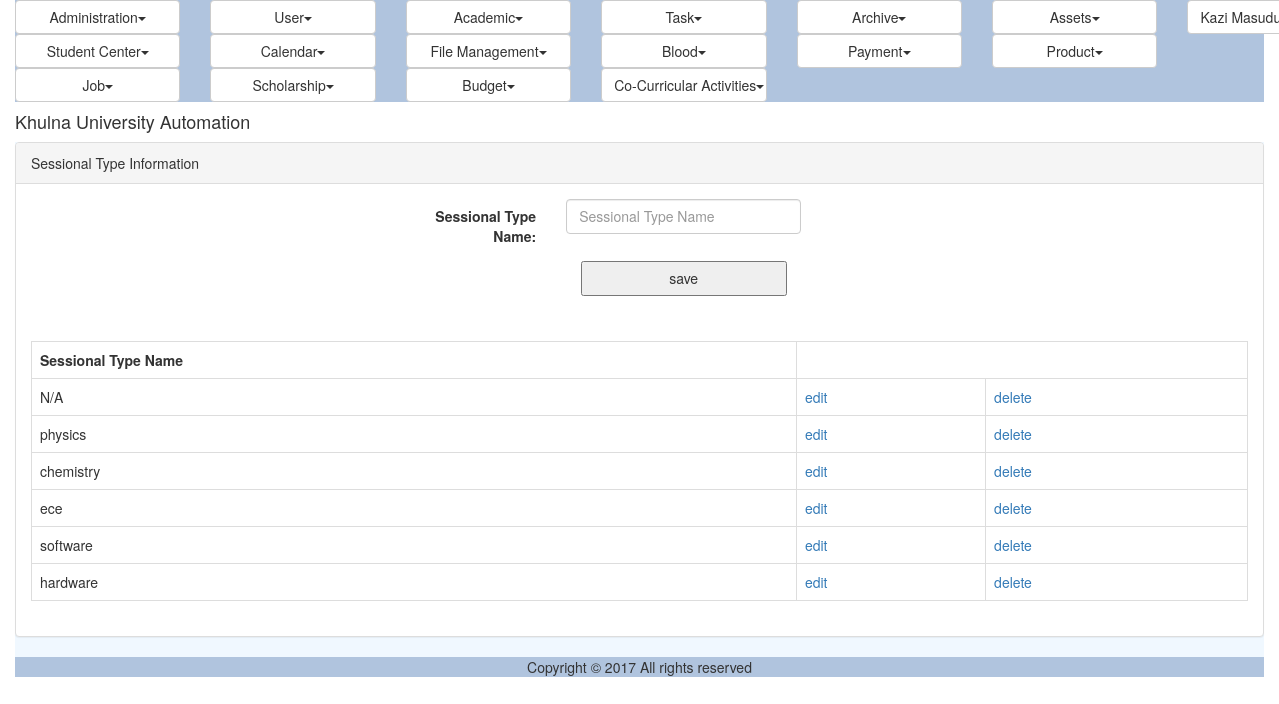
/course_sessional_type.php (signed in), run on the app's committed database.
### tables this page shows
CREATE TABLE IF NOT EXISTS `reg_course_sessional_type` (
  `ID` varchar(40) NOT NULL,
  `Name` varchar(50) NOT NULL,
  PRIMARY KEY (`ID`)
);

### util/class.util.inc (called while the page is built, shortened)
<?php
class ConfigUtil implements I_DBConfig, I_LogConfig, I_LanguageConfig{
	public static $s_instance;
	private $_host;
	private $_username;
	private $_password;
	private $_database;
	public static function getInstance() {
		if(!self::$s_instance) {
			self::$s_instance = new self();
		}
		return self::$s_instance;
	}
	private function readConfig(){
		$this->_ini_array = parse_ini_file(CONFIG.'system.ini');
		$this->_host =	$this->_ini_array['db_host'];
		$this->_username = $this->_ini_array['db_username'];
		$this->_password = $this->_ini_array['db_password'];
		$this->_database = $this->_ini_array['db_database'];
	}
	public function getDBHost(){
		return $this->_host;
	}
	public function getDBUserName(){
		return $this->_username;
	}
	public function getDBPassword(){
		return $this->_password;
	}
	public function getDBName(){
		return $this->_database;
	}
}
class DBUtil implements I_DBUtil {
	private static $s_instance;
	private $_host;
	private $_username;
	private $_password;
	private $_database;
	protected $_connection;
	protected $_result;
	public static function getInstance() {
		if(!self::$s_instance) {
			self::$s_instance = new self();
		}
		return self::$s_instance;
	}
	private function readDBConfig(){
		$_config = ConfigUtil::getInstance();
		$this->_host = $_config->getDBHost();
		$this->_username = $_config->getDBUserName();
		$this->_password = $_config->getDBPassword();
		$this->_database = $_config->getDBName();
	}
	private function setConnection(){
		$this->_connection = new mysqli($this->_host, $this->_username,
			$this->_password, $this->_database);
	}
	public function doQuery($sql) {
		$this->_result = $this->_connection->query($sql) or die(mysqli_error($this->_connection));
		return $this->_result;
	}
	public function getNumRows() {
		$this->_numRows = mysqli_num_rows($this->_result);
		return $this->_numRows;
	}
	public function getAllRows() {
		$rows = array();
		for($x = 0; $x < $this->getNumRows(); $x++) {
			$rows[] = mysqli_fetch_assoc($this->_result);
		}
		return $rows;
	}
}
class LogUtil{
	private static $s_instance;
	public static function getInstance(){
		if(!self::$s_instance) {
			self::$s_instance = new self();
		}
		return self::$s_instance;
	}
}
class LangUtil{
	private static $s_instance;
	public static function getInstance() {
		if(!self::$s_instance) {
			self::$s_instance = new self();
		}
		return self::$s_instance;
	}
}
?>

### modules/registration/ui/blade/view.course_sessional_type.blade.inc (called while the page is built, shortened)
<?php
include_once UTILITY.'class.util.inc';
include_once MODULES_REGISTRATION.'bao/class.course_sessional_typebao.inc';
$_SessionalTypeBAO = new SessionalTypeBAO();
?>

### modules/registration/bao/class.course_sessional_typebao.inc (called while the page is built, shortened)
<?php
include_once UTILITY.'class.util.inc';
include_once MODULES_REGISTRATION.'dao/class.course_sessional_typedao.inc';
Class SessionalTypeBAO{
	private $_SessionalTypeDAO;
	public function __construct(){
		$this->_SessionalTypeDAO = new SessionalTypeDAO();
	}
	public function getAllSessionalTypes(){
		$Result = $this->_SessionalTypeDAO->getAllSessionalTypes();
		return $Result;
	}
}
?>

### modules/registration/dao/class.course_sessional_typedao.inc (called while the page is built, shortened)
<?php
include_once COMMON.'class.common.inc';
include_once COMMON.'class.common.course.inc';
include_once UTILITY.'class.util.inc';
Class SessionalTypeDAO{
	private $_DB;
	public function __construct(){
		$this->_DB = DBUtil::getInstance();
	}
	public function getAllSessionalTypes(){
		$SessionalTypeList = array();
		$this->_DB->doQuery("SELECT * FROM reg_course_sessional_type");
		$rows = $this->_DB->getAllRows();
		for($i = 0; $i < sizeof($rows); $i++) {
			$row = $rows[$i];
			$this->_SessionalType = new SessionalType();
		    $this->_SessionalType->setID ( $row['ID']);
		    $this->_SessionalType->setName( $row['Name'] );
		    $SessionalTypeList[]=$this->_SessionalType;
		}
		$Result = new Result();
		$Result->setIsSuccess(1);
		$Result->setResultObject($SessionalTypeList);
		return $Result;
	}
}
?>

### common/class.common.inc (called while the page is built, shortened)
<?php
class Result{
    private $_IsSuccess=0;
    private $_ResultObject;
    public function setIsSuccess($IsSuccess){
        $this->_IsSuccess = $IsSuccess;
    }
    public function getIsSuccess(){
        return $this->_IsSuccess;
    }
    public function setResultObject($ResultObject){
        $this->_ResultObject = $ResultObject;
    }
    public function getResultObject(){
        return $this->_ResultObject;
    }
}
?>

### common/class.common.course.inc (called while the page is built, shortened)
<?php
class SessionalType
{
    private $_ID;
    private $_Name;
    public function setID ( $ID ) {
        $this->_ID = $ID;
    }
    public function getID () {
        return $this->_ID;
    }
    public function setName ( $Name ) {
        $this->_Name = $Name;
    }
    public function getName () {
        return $this->_Name;
    }
}
?>

### modules/registration/ui/view.course_sessional_type.inc (the view)
<?php
include_once 'blade/view.course_sessional_type.blade.inc';
include_once COMMON.'class.common.inc';
include_once COMMON.'class.common.course.inc';
?>
<div class="panel panel-default">
    <div class="panel-heading">Sessional Type Information</div>
    <div class="panel-body">
	<div id="form">
		<form method="post" class="form-horizontal">
			<div class="form-group">
          	<label class="control-label col-sm-4" for="txtName">Sessional Type Name:</label>
          	<div class="col-sm-6">
			<input type="text" name="txtName" class="form-control"  placeholder="Sessional Type Name" value="<?php
				if(isset($_GET['edit'])) echo $getROW->getName();  ?>"required />
			</div>
			</div>
	        <div class="form-group">
              <div class="col-sm-offset-2 col-sm-10">
						<?php
						if(isset($_GET['edit']))
						{
							?>
							<button type="submit" name="update">update</button>
							<?php
						}
						else
						{
							?>
							<button type="submit" name="save">save</button>
							<?php
						}
						?>
				</div>
			</div>
		</form>
	</div>
	</div>
	<div class="panel-body">
	<table class="table table-bordered">
	<?php
	$Result = $_SessionalTypeBAO->getAllSessionalTypes();
	if($Result->getIsSuccess()){
		$SessionalTypeList = $Result->getResultObject();
	?>
		<tr>
			<th>Sessional Type Name</th>
		</tr>
		<?php
		for($i = 0; $i < sizeof($SessionalTypeList); $i++) {
			$SessionalType = $SessionalTypeList[$i];
			?>
		    <tr>
			    <td><?php echo $SessionalType->getName(); ?></td>
			    <td><a href="?edit=<?php echo $SessionalType->getID(); ?>" onclick="return confirm('sure to edit !'); " >edit</a></td>
			    <td><a href="?del=<?php echo $SessionalType->getID(); ?>" onclick="return confirm('sure to delete !'); " >delete</a></td>
		    </tr>
	    <?php
		}
	}
	else{
		echo $Result->getResultObject();
	}
	?>
	</table>
	</div>
</div>

### resources/css/style.css (style rules this page uses)
#form { width:500px; margin:0px auto; text-align:center; }
#form form input { width:100%; height:35px; }
form button { width:50%; height:35px; }
table,td { border:solid #e9e9e9 1px; }

### resources/css/result.css (style rules this page uses)
.courses td, th { border: 1px solid black; }
.years td, th { border: 1px solid black; }
table, td, th { border-collapse: collapse; border: 0px solid black; }

### data on the page
reg_course_sessional_type: Name "N/A"
reg_course_sessional_type: Name "physics"
reg_course_sessional_type: Name "chemistry"
reg_course_sessional_type: Name "ece"
reg_course_sessional_type: Name "software"
reg_course_sessional_type: Name "hardware"

### other printed values
$globalMenu[$i]->getTitle() "Administration User Academic Task Archive Assets Student Center Calendar File Management Blood Payment Product Job Scholarship Budget Co-Curricular Activities"
$CurrentUser->getFullName() "Kazi…"
